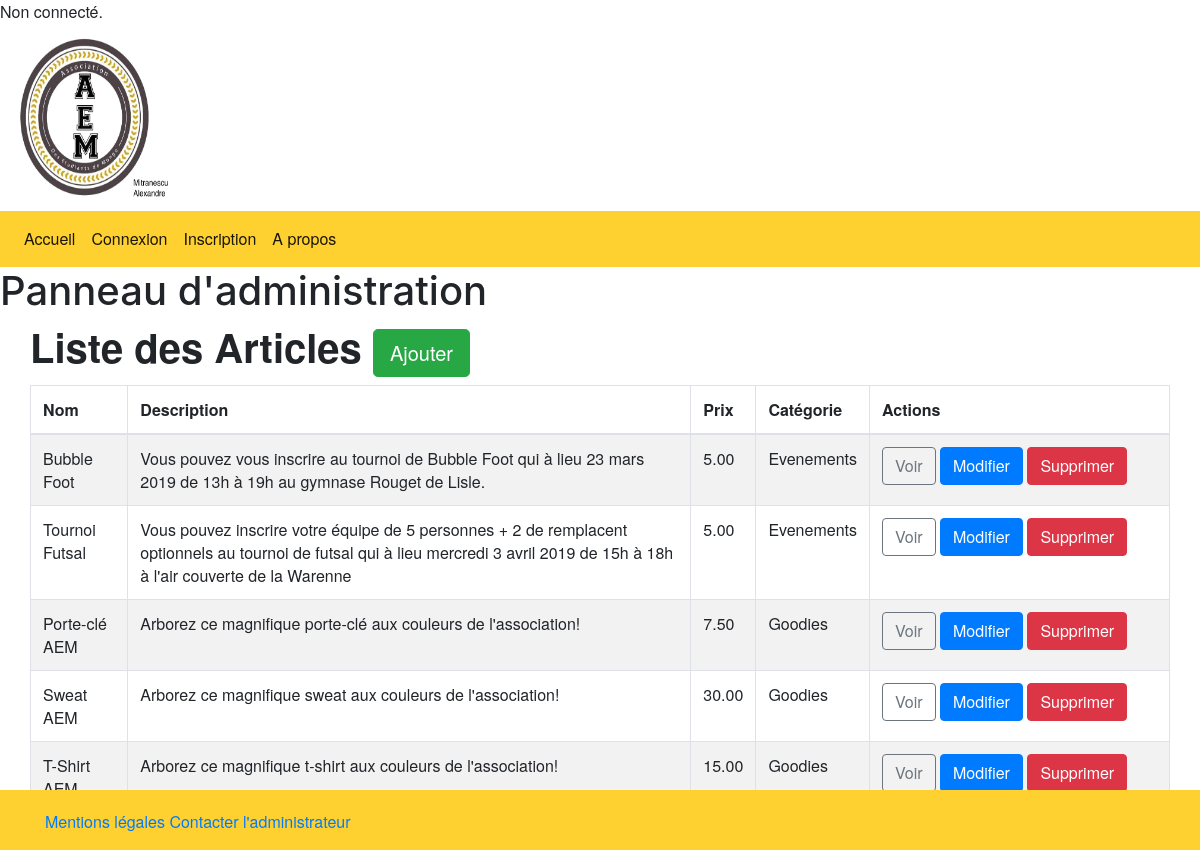
The app's page /admin.php with its own data.
### tables this page shows
CREATE TABLE `Articles` (
                            `id` int(11) NOT NULL,
                            `name` varchar(100) NOT NULL,
                            `description` varchar(250) NOT NULL,
                            `price` float NOT NULL,
                            `image` text NOT NULL,
                            `category` int(11) NOT NULL
);

CREATE TABLE `Services` (
                            `id` int(11) NOT NULL,
                            `name` varchar(100) NOT NULL
);

### admin/admin.php (the view, shortened to what this page needs)
<!DOCTYPE html>
<html>
    <head>
        <link rel="stylesheet" href="https://stackpath.bootstrapcdn.com/bootstrap/4.3.1/css/bootstrap.min.css">
    </head>
    <body>
        <h1 class="text-logo"><span class="glyphicon glyphicon-cog"></span> Panneau d'administration <span class="glyphicon glyphicon-cog"></span></h1>
        <div class="container admin">
            <div class="row">
                <h1><strong>Liste des Articles   </strong><a href="admin/insert.php" class="btn btn-success btn-lg"><span class="glyphicon glyphicon-plus"></span> Ajouter</a></h1><br>
                <table class="table table-striped table-bordered">
                  <thead>
                    <tr>
                      <th>Nom</th>
                      <th>Description</th>
                      <th>Prix</th>
                      <th>Catégorie</th>
                      <th>Actions</th>
                    </tr>
                  </thead>
                  <tbody>
                      <?php
                        $db = Database::connect();
                        $statement = $db->query('SELECT Articles.id, Articles.name, Articles.description, Articles.price, Services.name AS category FROM Articles LEFT JOIN Services ON Articles.category = Services.id ORDER BY Articles.id DESC');
                        while($item = $statement->fetch())
                        {
                            echo '<tr>';
                            echo '<td>'. $item['name'] . '</td>';
                            echo '<td>'. $item['description'] . '</td>';
                            echo '<td>'. number_format($item['price'], 2, '.', '') . '</td>';
                            echo '<td>'. $item['category'] . '</td>';
                            echo '<td width=300>';
                            echo '<a class="btn btn-outline-secondary" href="admin/view.php?id='.$item['id'].'"><span class="glyphicon glyphicon-eye-open"></span> Voir</a>';
                            echo '<a class="btn btn-primary" href="admin/update.php?id='.$item['id'].'"><span class="glyphicon glyphicon-pencil"></span> Modifier</a>';
                            echo '<a class="btn btn-danger" href="admin/delete.php?id='.$item['id'].'"><span class="glyphicon glyphicon-remove"></span> Supprimer</a>';
                            echo '</td>';
                            echo '</tr>';
                        }
                      ?>
                  </tbody>
                </table>
            </div>
        </div>
    </body>
</html>

### admin.php (shortened to what this page needs)
<?php
$head = new Header();
$foot = new Footer();
echo $head->getHeader();
require_once "admin/admin.php";
echo $foot->getFooter();
?>

### class/Header.php (shortened to what this page needs)
<?php
class Header {
    public function getHeader() {
        $head = "<head>
                    <meta charset='utf-8'>
                    <meta name='viewport' content='width=device-width, initial-scale=1'>
                    <link rel='stylesheet' href='https://stackpath.bootstrapcdn.com/bootstrap/4.1.3/css/bootstrap.min.css'>
                    <title>ASETAR 08</title>
                    <link rel='stylesheet' href='css/global.css'>
                </head>";
        if (session_start() == true AND isset($_SESSION['login'])) {
            $head .= "<div id='user'>Bienvenue " . $_SESSION['login'] .
                "</div>
                <a class='img-fluid' href='index.php'><img src='images/AEM.png' width='15%' height='22%'></a>
                <nav class='navbar navbar-expand-lg navbar-light' style='background-color:#ffd130;'
                  <a class='navbar-brand' href='../index.php'></a>
                  <div class='collapse navbar-collapse' id='navbarNavAltMarkup'>
                    <div class='navbar-nav'>
                      <a class='nav-item nav-link active' href='index.php'>Accueil</a>
                      <a class='nav-item nav-link active' href='deco.php'>Déconnexion</a>
                      <a class='nav-item nav-link active' href='services.php'>Services</a>
                      <a class='nav-item nav-link active' href='admin.php'>Administration</a>
                      <a class='nav-item nav-link active' href='apropos.php'>A propos</a>
                    </div>
                  </div>
                </nav>";
                }
                else {
                    $head .= "<div id='user'>Non connecté.</div>" .
                "<a class='img-fluid' href='index.php'><img src='images/AEM.png' width='15%' height='22%'></a>
                <nav class='navbar navbar-expand-lg navbar-light' style='background-color:#ffd130;'
                  <a class='navbar-brand' href='../index.php'></a>
                  <div class='collapse navbar-collapse' id='navbarNavAltMarkup'>
                    <div class='navbar-nav'>
                      <a class='nav-item nav-link active' href='index.php'>Accueil</a>
                      <a class='nav-item nav-link active' href='conn.php'>Connexion</a>
                      <a class='nav-item nav-link active' href='reg.php'>Inscription</a>
                      <a class='nav-item nav-link active' href='apropos.php'>A propos</a>
                    </div>
                  </div>
                </nav>";
                }
                return $head;
    }
}

### class/Footer.php
<?php
class Footer {
    public function getFooter() {
        return "<footer class='footer' style='background-color:#ffd130;'>
                    <div class='container'>
                          <a href='../mentions.php'>Mentions légales</a>
                          <a href='mailto:admin@asetar08.fr'>Contacter l'administrateur</a>
                    </div>
             </footer>
             </body>
             <html>";
    }
}

### css/global.css (style rules this page uses)
* { font-family: "Helvetica Neue", "Montserrat", serif; }
html { position: relative; min-height: 100%; }
body { margin-bottom: 60px; }
footer { position: fixed; bottom: 0; width: 100%; height: 60px; line-height: 60px; background-color: #f5f5f5; }
.container { margin: 2px 5px 2em 0; }

### records on screen
articles: name "Bubble Foot", description "Vous pouvez vous inscrire au tournoi de Bubble Foot qui à lieu 23 mars 2019 de 13h à 19h au gymnase Rouget de Lisle.", price "5.00", category.name "Evenements"
articles: name "Tournoi Futsal", description "Vous pouvez inscrire votre équipe de 5 personnes + 2 de remplacent optionnels au tournoi de futsal qui à lieu mercredi 3 avril 2019 de 15h à 18h à l'air couverte de la Warenne", price "5.00", category.name "Evenements"
articles: name "Porte-clé AEM", description "Arborez ce magnifique porte-clé aux couleurs de l'association!", price "7.50", category.name "Goodies"
articles: name "Sweat AEM", description "Arborez ce magnifique sweat aux couleurs de l'association!", price "30.00", category.name "Goodies"
articles: name "T-Shirt AEM", description "Arborez ce magnifique t-shirt aux couleurs de l'association!", price "15.00", category.name "Goodies"
